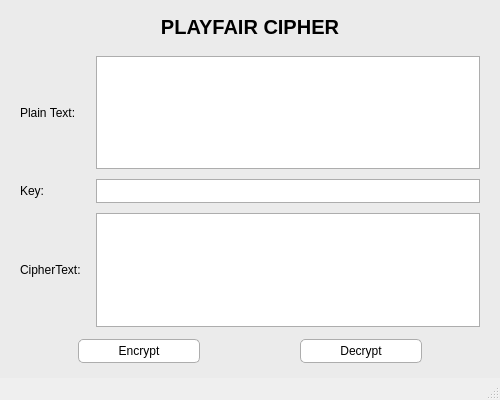
<?xml version="1.0" encoding="UTF-8"?>
<ui version="4.0">
 <class>MainWindow</class>
 <widget class="QMainWindow" name="MainWindow">
  <property name="geometry">
   <rect>
    <x>0</x>
    <y>0</y>
    <width>500</width>
    <height>400</height>
   </rect>
  </property>
  <property name="minimumSize">
   <size>
    <width>450</width>
    <height>380</height>
   </size>
  </property>
  <property name="windowTitle">
   <string>Playfair Cipher</string>
  </property>
  <widget class="QWidget" name="centralwidget">
   <property name="styleSheet">
    <string notr="true">
     QWidget#centralwidget {
         background-color: #ebebeb;
     }
     QLabel {
         font-family: &quot;Segoe UI&quot;, Arial, sans-serif;
         color: #000000;
         font-size: 12px;
     }
     QLabel#label_title {
         font-size: 20px;
         font-weight: bold;
         color: #000000;
         margin-bottom: 5px;
     }
     QTextEdit, QLineEdit {
         background-color: #ffffff;
         border: 1px solid #adadad;
         color: #000000;
         font-family: &quot;Segoe UI&quot;, Arial, sans-serif;
         font-size: 12px;
         padding: 3px;
     }
     QPushButton {
         background-color: #ffffff;
         border: 1px solid #adadad;
         border-radius: 5px;
         padding: 4px 20px;
         font-family: &quot;Segoe UI&quot;, Arial, sans-serif;
         font-size: 12px;
         color: #000000;
         min-width: 80px;
     }
     QPushButton:hover {
         background-color: #f0f0f0;
         border: 1px solid #0078d7;
     }
     QPushButton:pressed {
         background-color: #cce4f7;
         border: 1px solid #005499;
     }
    </string>
   </property>
   <layout class="QVBoxLayout" name="verticalLayout">
    <property name="spacing">
     <number>12</number>
    </property>
    <property name="leftMargin">
     <number>20</number>
    </property>
    <property name="topMargin">
     <number>15</number>
    </property>
    <property name="rightMargin">
     <number>20</number>
    </property>
    <property name="bottomMargin">
     <number>15</number>
    </property>
    <item>
     <widget class="QLabel" name="label_title">
      <property name="text">
       <string>PLAYFAIR CIPHER</string>
      </property>
      <property name="alignment">
       <set>Qt::AlignCenter</set>
      </property>
     </widget>
    </item>
    <item>
     <layout class="QGridLayout" name="gridLayout">
      <property name="verticalSpacing">
       <number>10</number>
      </property>
      <property name="horizontalSpacing">
       <number>15</number>
      </property>
      <item row="0" column="0">
       <widget class="QLabel" name="label_plain">
        <property name="text">
         <string>Plain Text:</string>
        </property>
       </widget>
      </item>
      <item row="0" column="1">
       <widget class="QTextEdit" name="txt_plain_text"/>
      </item>
      <item row="1" column="0">
       <widget class="QLabel" name="label_key">
        <property name="text">
         <string>Key:</string>
        </property>
       </widget>
      </item>
      <item row="1" column="1">
       <widget class="QLineEdit" name="txt_key"/>
      </item>
      <item row="2" column="0">
       <widget class="QLabel" name="label_cipher">
        <property name="text">
         <string>CipherText:</string>
        </property>
       </widget>
      </item>
      <item row="2" column="1">
       <widget class="QTextEdit" name="txt_cipher_text"/>
      </item>
     </layout>
    </item>
    <item>
     <layout class="QHBoxLayout" name="horizontalLayout">
      <property name="spacing">
       <number>100</number>
      </property>
      <item>
       <spacer name="horizontalSpacer">
        <property name="orientation">
         <enum>Qt::Horizontal</enum>
        </property>
        <property name="sizeHint" stdset="0">
         <size>
          <width>40</width>
          <height>20</height>
         </size>
        </property>
       </spacer>
      </item>
      <item>
       <widget class="QPushButton" name="btn_encrypt">
        <property name="text">
         <string>Encrypt</string>
        </property>
       </widget>
      </item>
      <item>
       <widget class="QPushButton" name="btn_decrypt">
        <property name="text">
         <string>Decrypt</string>
        </property>
       </widget>
      </item>
      <item>
       <spacer name="horizontalSpacer_2">
        <property name="orientation">
         <enum>Qt::Horizontal</enum>
        </property>
        <property name="sizeHint" stdset="0">
         <size>
          <width>40</width>
          <height>20</height>
         </size>
        </property>
       </spacer>
      </item>
     </layout>
    </item>
   </layout>
  </widget>
  <widget class="QMenuBar" name="menubar">
   <property name="geometry">
    <rect>
     <x>0</x>
     <y>0</y>
     <width>500</width>
     <height>22</height>
    </rect>
   </property>
  </widget>
  <widget class="QStatusBar" name="statusbar"/>
 </widget>
 <resources/>
 <connections/>
</ui>
